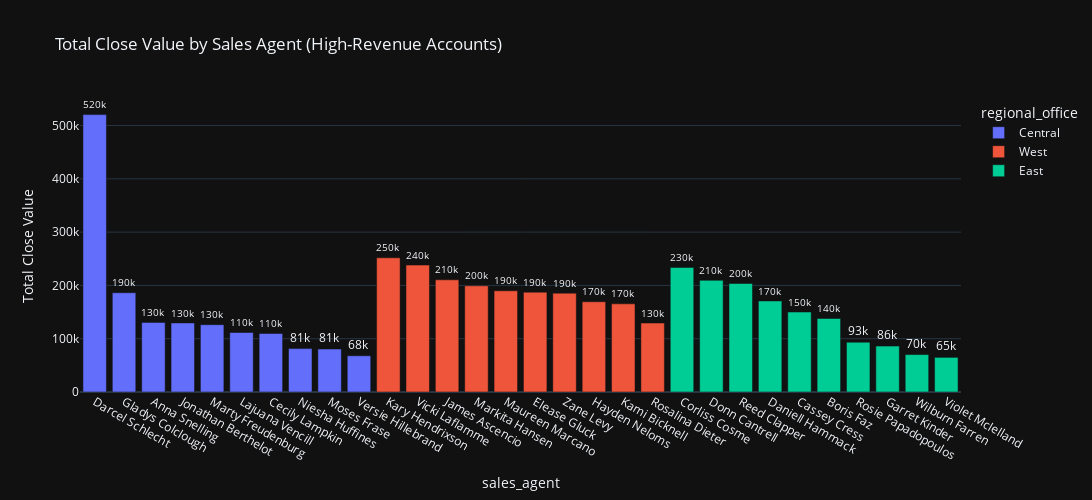

The cell this chart's notebook holds for it:
### Markdown cell above
### 3. which sales_agent has the highest total close_value for accounts with above-average revenue (>$1994.63 million), and how does this vary by regional_office?

### Code cell
# Step 1: Filter accounts with above-average revenue
high_revenue_accounts = accounts[accounts['revenue'] > 1994.63]

# Step 2: Merge with sales pipeline to get close_value
merged = pd.merge(high_revenue_accounts, sales_pipeline, on='account', how='inner')

# Step 3: Merge with sales team data to get regional office info
full_df = pd.merge(merged, sales_teams, on='sales_agent', how='left')

# Step 4: Group and aggregate
grouped = full_df.groupby(['sales_agent', 'regional_office'])['close_value'].sum().reset_index()

# Step 5: Sort by close_value to find the top agent(s)
top_agents = grouped.sort_values('close_value', ascending=False)


fig = px.bar(top_agents,
             x='sales_agent',
             y='close_value',
             color='regional_office',
             title='Total Close Value by Sales Agent (High-Revenue Accounts)',
             labels={'close_value': 'Total Close Value'},
             template='plotly_dark',
             text='close_value')

fig.update_layout(width=1400, height=500)
fig.update_traces(texttemplate='%{text:.2s}', textposition='outside')
fig.show()

### Figure 1 — Plotly figure (JSON) as saved in the notebook; plotly's stock layout.template omitted (floating-point values rounded to 4 significant figures)
{"data": [{"hovertemplate": "regional_office=Central<br>sales_agent=%{x}<br>Total Close Value=%{text}<extra></extra>", "legendgroup": "Central", "marker": {"color": "#636efa", "pattern": {"shape": ""}}, "name": "Central", "orientation": "v", "showlegend": true, "text": [520500.0, 186300.0, 130600.0, 129600.0, 126300.0, 111700.0, 109800.0, 81390.0, 80660.0, 67960.0], "textposition": "outside", "texttemplate": "%{text:.2s}", "type": "bar", "x": ["Darcel Schlecht", "Gladys Colclough", "Anna Snelling", "Jonathan Berthelot", "Marty Freudenburg", "Lajuana Vencill", "Cecily Lampkin", "Niesha Huffines", "Moses Frase", "Versie Hillebrand"], "xaxis": "x", "y": [520500.0, 186300.0, 130600.0, 129600.0, 126300.0, 111700.0, 109800.0, 81390.0, 80660.0, 67960.0], "yaxis": "y"}, {"hovertemplate": "regional_office=West<br>sales_agent=%{x}<br>Total Close Value=%{text}<extra></extra>", "legendgroup": "West", "marker": {"color": "#EF553B", "pattern": {"shape": ""}}, "name": "West", "orientation": "v", "showlegend": true, "text": [251800.0, 238200.0, 210500.0, 199300.0, 189900.0, 187400.0, 185500.0, 169300.0, 165400.0, 129400.0], "textposition": "outside", "texttemplate": "%{text:.2s}", "type": "bar", "x": ["Kary Hendrixson", "Vicki Laflamme", "James Ascencio", "Markita Hansen", "Maureen Marcano", "Elease Gluck", "Zane Levy", "Hayden Neloms", "Kami Bicknell", "Rosalina Dieter"], "xaxis": "x", "y": [251800.0, 238200.0, 210500.0, 199300.0, 189900.0, 187400.0, 185500.0, 169300.0, 165400.0, 129400.0], "yaxis": "y"}, {"hovertemplate": "regional_office=East<br>sales_agent=%{x}<br>Total Close Value=%{text}<extra></extra>", "legendgroup": "East", "marker": {"color": "#00cc96", "pattern": {"shape": ""}}, "name": "East", "orientation": "v", "showlegend": true, "text": [233700.0, 209500.0, 203600.0, 170800.0, 150100.0, 137900.0, 93400.0, 86110.0, 70230.0, 65000.0], "textposition": "outside", "texttemplate": "%{text:.2s}", "type": "bar", "x": ["Corliss Cosme", "Donn Cantrell", "Reed Clapper", "Daniell Hammack", "Cassey Cress", "Boris Faz", "Rosie Papadopoulos", "Garret Kinder", "Wilburn Farren", "Violet Mclelland"], "xaxis": "x", "y": [233700.0, 209500.0, 203600.0, 170800.0, 150100.0, 137900.0, 93400.0, 86110.0, 70230.0, 65000.0], "yaxis": "y"}], "layout": {"barmode": "relative", "height": 500, "legend": {"title": {"text": "regional_office"}, "tracegroupgap": 0}, "title": {"text": "Total Close Value by Sales Agent (High-Revenue Accounts)"}, "width": 1400, "xaxis": {"anchor": "y", "domain": [0, 1], "title": {"text": "sales_agent"}}, "yaxis": {"anchor": "x", "domain": [0, 1], "title": {"text": "Total Close Value"}}}}
